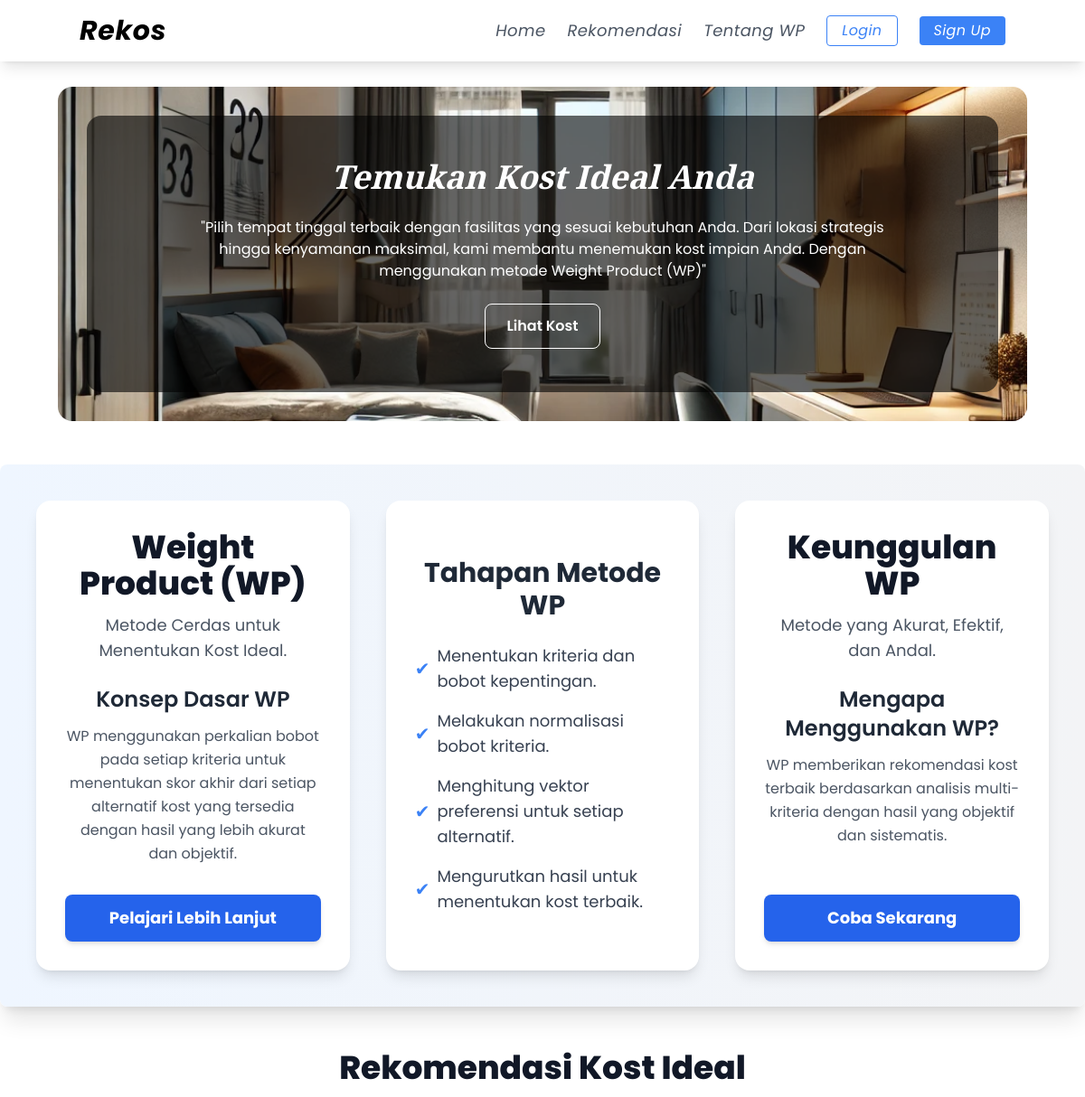
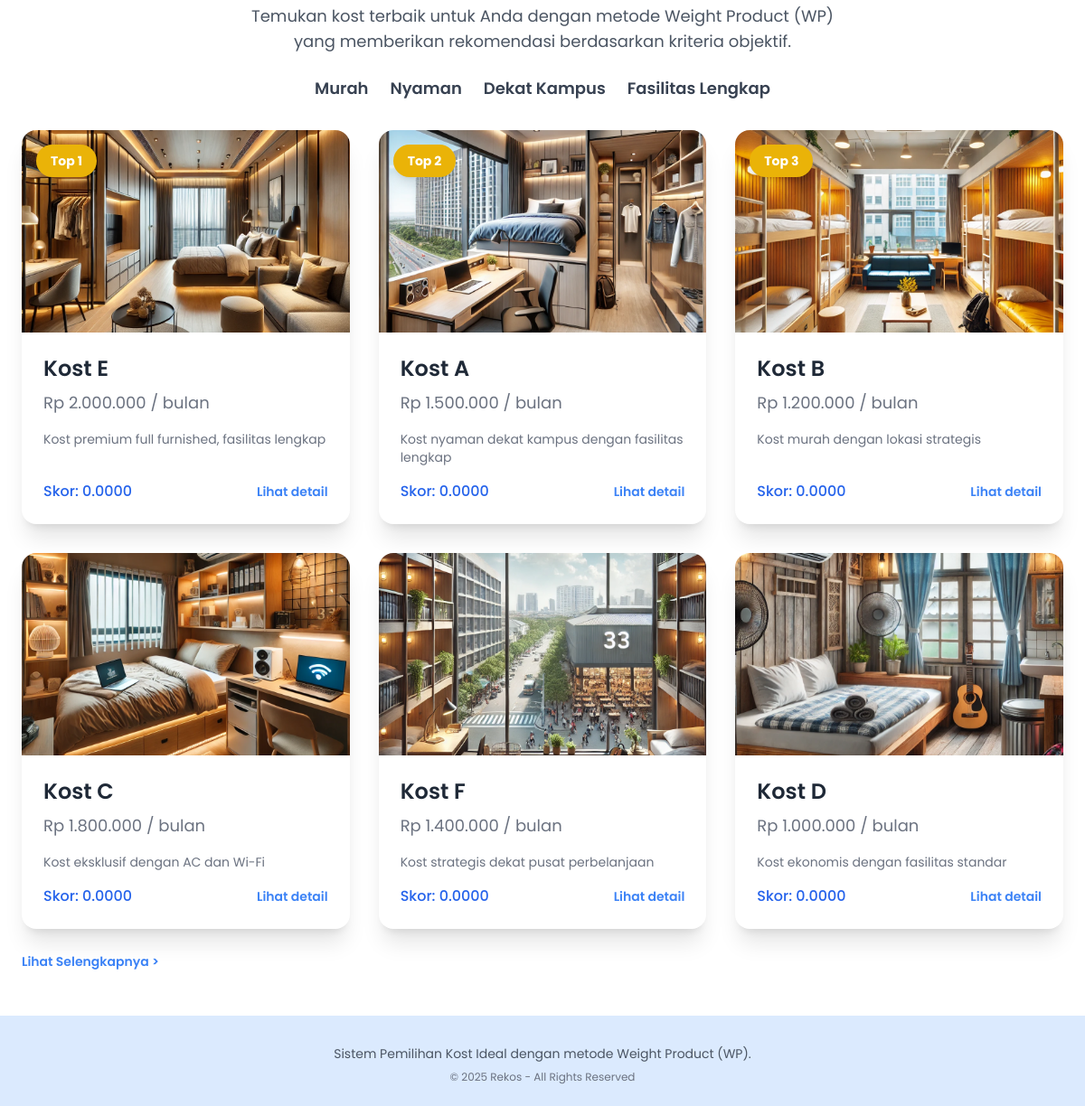
The page / on the database its author committed (2 pictures, top to bottom).
### tables this page shows
CREATE TABLE `alternatif` (
  `id_alternatif` int(11) NOT NULL,
  `nama_alternatif` varchar(100) NOT NULL,
  `alamat` text NOT NULL,
  `harga` int(11) NOT NULL,
  `deskripsi` text DEFAULT NULL,
  `gambar` varchar(255) DEFAULT NULL
);

### includes/functions.php (called while the page is built, shortened)
<?php
require_once 'config.php';
function getKriteria() {
    global $conn;
    $query = "SELECT * FROM kriteria";
    $result = $conn->query($query);
    return $result->fetch_all(MYSQLI_ASSOC);
}
function getAlternatif() {
    global $conn;
    $query = "SELECT * FROM alternatif";
    $result = $conn->query($query);
    return $result->fetch_all(MYSQLI_ASSOC);
}
function getNilaiAlternatif($id_alternatif) {
    global $conn;
    $query = "SELECT n.id_kriteria, k.nama_kriteria, k.jenis, n.nilai
              FROM nilai_alternatif n
              JOIN kriteria k ON n.id_kriteria = k.id_kriteria
              WHERE n.id_alternatif = ?";
    $stmt = $conn->prepare($query);
    $stmt->bind_param("i", $id_alternatif);
    $stmt->execute();
    $result = $stmt->get_result();
    return $result->fetch_all(MYSQLI_ASSOC);
}
function hitungWP() {
    $alternatifs = getAlternatif();
    $kriterias = getKriteria();
    $total_bobot = array_sum(array_column($kriterias, 'bobot'));
    $hasil = [];
    foreach ($alternatifs as $alternatif) {
        $nilais = getNilaiAlternatif($alternatif['id_alternatif']);
        $vektor = 1;
        foreach ($nilais as $nilai) {
            $kriteria = array_filter($kriterias, function($k) use ($nilai) {
                return $k['id_kriteria'] == $nilai['id_kriteria'];
            });
            $kriteria = array_values($kriteria)[0];
            if ($kriteria['jenis'] == 'cost') {
                $nilai_normalisasi = min(array_column($nilais, 'nilai')) / $nilai['nilai'];
            } else {
                $nilai_normalisasi = $nilai['nilai'] / max(array_column($nilais, 'nilai'));
            }
            $vektor *= pow($nilai_normalisasi, $kriteria['bobot_normalisasi']);
        }
        $hasil[] = [
            'id_alternatif' => $alternatif['id_alternatif'],
            'nama_alternatif' => $alternatif['nama_alternatif'],
            'alamat' => $alternatif['alamat'],
            'harga' => $alternatif['harga'],
            'deskripsi' => $alternatif['deskripsi'],
            'gambar' => $alternatif['gambar'],
            'vektor' => $vektor
        ];
    }
    usort($hasil, function($a, $b) {
        return $b['vektor'] <=> $a['vektor'];
    });
    return $hasil;
}
?>

### index.php (the view, shortened to what this page needs)
<?php
include 'includes/navbar.php';
require_once 'includes/functions.php';
$hasil_rekomendasi = hitungWP();
?>
<div class="mt-24 mx-6 md:mx-16 p-8 rounded-2xl bg-cover bg-center text-white" style="background-image: url('images/header.webp');">
    <div class="bg-black/60 p-12 rounded-2xl flex items-center justify-center text-center">
        <div class="max-w-3xl space-y-6">
            <h1 class="text-4xl font-bold italic" style="font-family: 'Playfair Display', serif">
                Temukan Kost Ideal Anda
            </h1>
            <p class="font-[Poppins]">
                "Pilih tempat tinggal terbaik dengan fasilitas yang sesuai kebutuhan Anda. Dari lokasi strategis hingga kenyamanan maksimal, kami membantu menemukan kost impian Anda. Dengan menggunakan metode Weight Product (WP)"
            </p>
            <a href="#rekomendasi" class="inline-block px-6 py-3 border border-white text-white font-semibold rounded-lg hover:bg-white hover:text-black transition duration-300">
                Lihat Kost
            </a>
        </div>
    </div>
</div>
<div class="container mt-12 mx-auto p-10 max-w-7xl rounded-lg grid grid-cols-3 gap-10 bg-gradient-to-r from-blue-50 to-gray-100 shadow-xl">
    <div class="text-center flex flex-col justify-between p-8 bg-white rounded-2xl shadow-lg hover:shadow-2xl transition duration-300">
        <div>
            <h1 class="text-4xl font-extrabold text-gray-900">
                Weight Product (WP)
            </h1>
            <p class="text-lg text-gray-600 mt-3">
                Metode Cerdas untuk Menentukan Kost Ideal.
            </p>
            <h2 class="text-2xl font-semibold text-gray-800 mt-6">
                Konsep Dasar WP
            </h2>
            <p class="text-gray-600 mt-3 leading-relaxed">
                WP menggunakan perkalian bobot pada setiap kriteria untuk menentukan
                skor akhir dari setiap alternatif kost yang tersedia dengan hasil
                yang lebih akurat dan objektif.
            </p>
        </div>
        <?php if ($isLoggedIn): ?>
            <a href="tentang.php" class="mt-8 px-8 py-3 bg-blue-600 text-white text-lg font-bold rounded-lg hover:bg-blue-700 transition duration-300 shadow-md inline-block">
                Pelajari Lebih Lanjut
            </a>
        <?php else: ?>
            <a href="login.php" onclick="alert('Silakan login terlebih dahulu untuk melihat proses lengkap.')" class="mt-8 px-8 py-3 bg-blue-600 text-white text-lg font-bold rounded-lg hover:bg-blue-700 transition duration-300 shadow-md inline-block">
                Pelajari Lebih Lanjut
            </a>
        <?php endif; ?>
    </div>
    <div class="text-center flex flex-col justify-center p-8 bg-white rounded-2xl shadow-lg hover:shadow-2xl transition duration-300">
        <h2 class="text-3xl font-bold text-gray-800">Tahapan Metode WP</h2>
        <ul class="text-gray-700 mt-6 text-left space-y-4 text-lg">
            <li class="flex items-center gap-2">
                <span class="text-blue-500 text-xl">✔</span> Menentukan kriteria dan
                bobot kepentingan.
            </li>
            <li class="flex items-center gap-2">
                <span class="text-blue-500 text-xl">✔</span> Melakukan normalisasi
                bobot kriteria.
            </li>
            <li class="flex items-center gap-2">
                <span class="text-blue-500 text-xl">✔</span> Menghitung vektor
                preferensi untuk setiap alternatif.
            </li>
            <li class="flex items-center gap-2">
                <span class="text-blue-500 text-xl">✔</span> Mengurutkan hasil untuk
                menentukan kost terbaik.
            </li>
        </ul>
    </div>
    <div class="text-center flex flex-col justify-between p-8 bg-white rounded-2xl shadow-lg hover:shadow-2xl transition duration-300">
        <div>
            <h1 class="text-4xl font-extrabold text-gray-900">Keunggulan WP</h1>
            <p class="text-lg text-gray-600 mt-3">
                Metode yang Akurat, Efektif, dan Andal.
            </p>
            <h2 class="text-2xl font-semibold text-gray-800 mt-6">
                Mengapa Menggunakan WP?
            </h2>
            <p class="text-gray-600 mt-3 leading-relaxed">
                WP memberikan rekomendasi kost terbaik berdasarkan analisis
                multi-kriteria dengan hasil yang objektif dan sistematis.
            </p>
        </div>
        <?php if ($isLoggedIn): ?>
            <a href="proses.php" class="mt-8 px-8 py-3 bg-blue-600 text-white text-lg font-bold rounded-lg hover:bg-blue-700 transition duration-300 shadow-md inline-block">
                Coba Sekarang
            </a>
        <?php else: ?>
            <a href="login.php" onclick="alert('Silakan login terlebih dahulu untuk melihat proses lengkap.')" class="mt-8 px-8 py-3 bg-blue-600 text-white text-lg font-bold rounded-lg hover:bg-blue-700 transition duration-300 shadow-md inline-block">
                Coba Sekarang
            </a>
        <?php endif; ?>
    </div>
</div>
<div id="rekomendasi" class="mx-auto py-12 px-6">
    <h1 class="text-4xl font-extrabold text-gray-900 mb-4 text-center">
        Rekomendasi Kost Ideal
    </h1>
    <p class="text-gray-600 max-w-2xl mx-auto text-lg text-center">
        Temukan kost terbaik untuk Anda dengan metode Weight Product (WP) yang
        memberikan rekomendasi berdasarkan kriteria objektif.
    </p>
    <div class="mt-6">
        <ul class="flex justify-center space-x-6 text-lg font-semibold text-gray-700">
            <li>
                Murah
            </li>
            <li>
                Nyaman
            </li>
            <li>
                Dekat Kampus
            </li>
            <li>
                Fasilitas Lengkap
            </li>
        </ul>
    </div>
    <div class="grid grid-cols-1 sm:grid-cols-2 lg:grid-cols-3 gap-8 mt-8">
        <?php foreach ($hasil_rekomendasi as $index => $kost): ?>
        <?php if ($isLoggedIn): ?>
            <a href="detail.php?id=<?= $kost['id_alternatif'] ?>" class="group block h-full">
        <?php else: ?>
            <a href="login.php" onclick="alert('Silakan login terlebih dahulu untuk melihat detail kost.')" class="group block h-full">
        <?php endif; ?>
            <div class="flex flex-col bg-white rounded-2xl shadow-xl overflow-hidden transform hover:scale-105 transition duration-300 relative h-full">
                <?php if ($index < 3): ?>
                    <div class="absolute top-4 left-4 bg-yellow-500 text-white px-4 py-2 rounded-full text-sm font-bold shadow-lg z-10">
                        Top <?= $index + 1 ?>
                    </div>
                <?php endif; ?>
                <img
                    src="images/<?= htmlspecialchars($kost['gambar']) ?>"
                    alt="<?= htmlspecialchars($kost['nama_alternatif']) ?>"
                    class="w-full h-56 object-cover transition-transform duration-300 group-hover:scale-105" />
                <div class="flex flex-col flex-1 p-6">
                    <h2 class="text-2xl font-semibold text-gray-800 mb-2 group-hover:text-blue-600 transition-colors duration-200">
                        <?= htmlspecialchars($kost['nama_alternatif']) ?>
                    </h2>
                    <p class="text-gray-500 text-lg">Rp <?= number_format($kost['harga'], 0, ',', '.') ?> / bulan</p>
                    <p class="text-gray-500 text-sm mt-4 line-clamp-3 flex-grow">
                        <?= htmlspecialchars($kost['deskripsi']) ?>
                    </p>
                    <div class="mt-auto pt-4 flex justify-between items-center">
                        <span class="text-blue-600 font-medium">
                            Skor: <?= number_format($kost['vektor'], 4) ?>
                        </span>
                        <span class="text-sm text-blue-500 font-semibold group-hover:underline">
                            Lihat detail
                        </span>
                    </div>
                </div>
            </div>
            </a>
        <?php endforeach; ?>
    </div>
    <br>
    <?php if ($isLoggedIn): ?>
        <a href="proses.php" class="text-blue-500 hover:text-blue-700 text-sm font-semibold">
            Lihat Selengkapnya >
        </a>
    <?php else: ?>
        <a href="login.php" onclick="alert('Silakan login terlebih dahulu untuk melihat proses lengkap.')" class="text-blue-500 hover:text-blue-700 text-sm font-semibold">
            Lihat Selengkapnya >
        </a>
    <?php endif; ?>
</div>
<?php include 'includes/footer.php'; ?>

### css/style.css (style rules this page uses)
body { font-family: 'Poppins', sans-serif; }

### rows shown on the page
alternatif: gambar (picture), nama_alternatif "Kost E", harga "2.000.000", deskripsi "Kost premium full furnished, fasilitas lengkap", vektor "0.0000"
alternatif: gambar (picture), nama_alternatif "Kost A", harga "1.500.000", deskripsi "Kost nyaman dekat kampus dengan fasilitas lengkap", vektor "0.0000"
alternatif: gambar (picture), nama_alternatif "Kost B", harga "1.200.000", deskripsi "Kost murah dengan lokasi strategis", vektor "0.0000"
alternatif: gambar (picture), nama_alternatif "Kost C", harga "1.800.000", deskripsi "Kost eksklusif dengan AC dan Wi-Fi", vektor "0.0000"
alternatif: gambar (picture), nama_alternatif "Kost F", harga "1.400.000", deskripsi "Kost strategis dekat pusat perbelanjaan", vektor "0.0000"
alternatif: gambar (picture), nama_alternatif "Kost D", harga "1.000.000", deskripsi "Kost ekonomis dengan fasilitas standar", vektor "0.0000"
